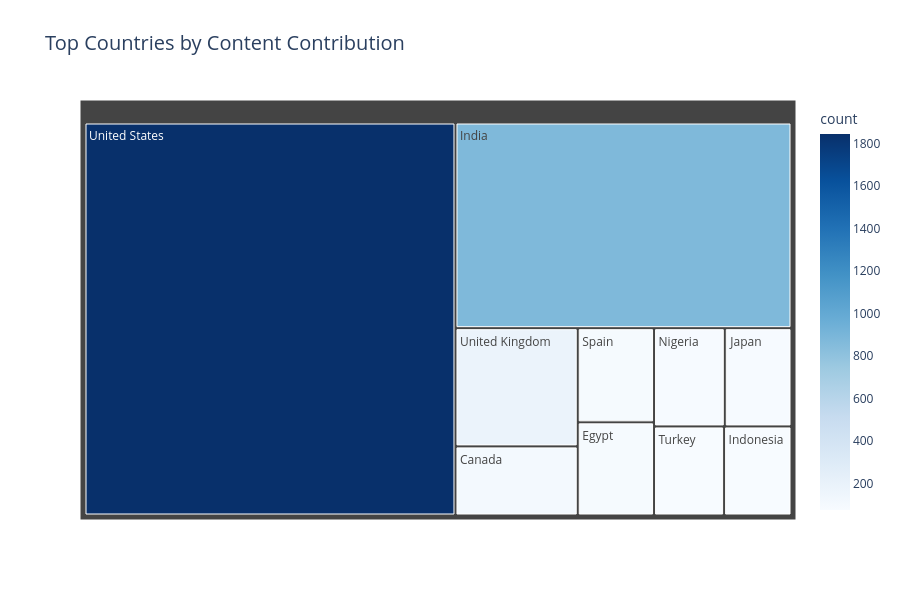

Notebook cell for this chart:
### Markdown cell above
## Insight 3: Content Contribution by top Country
The treemap shows how different countries contribute to Netflix content.

### Code cell
fig = px.treemap(
    country_counts,
    path=['country'],
    values='count',
    color='count',
    color_continuous_scale='Blues',
    title="Top Countries by Content Contribution"
)


fig.update_layout(
        height=600,
        title_font_size=20
)

fig.show()

### Figure 1 — Plotly figure (JSON) as saved in the notebook; plotly's stock layout.template omitted (floating-point values rounded to 4 significant figures)
{"data": [{"branchvalues": "total", "customdata": [[1846.0], [875.0], [183.0], [107.0], [91.0], [90.0], [88.0], [83.0], [79.0], [76.0]], "domain": {"x": [0, 1], "y": [0, 1]}, "hovertemplate": "labels=%{label}<br>count_sum=%{value}<br>parent=%{parent}<br>id=%{id}<br>count=%{color}<extra></extra>", "ids": ["United States", "India", "United Kingdom", "Canada", "Spain", "Egypt", "Nigeria", "Japan", "Turkey", "Indonesia"], "labels": ["United States", "India", "United Kingdom", "Canada", "Spain", "Egypt", "Nigeria", "Japan", "Turkey", "Indonesia"], "marker": {"coloraxis": "coloraxis", "colors": [1846.0, 875.0, 183.0, 107.0, 91.0, 90.0, 88.0, 83.0, 79.0, 76.0]}, "name": "", "parents": ["", "", "", "", "", "", "", "", "", ""], "type": "treemap", "values": [1846.0, 875.0, 183.0, 107.0, 91.0, 90.0, 88.0, 83.0, 79.0, 76.0]}], "layout": {"coloraxis": {"colorbar": {"title": {"text": "count"}}, "colorscale": [[0, "rgb(247,251,255)"], [0.125, "rgb(222,235,247)"], [0.25, "rgb(198,219,239)"], [0.375, "rgb(158,202,225)"], [0.5, "rgb(107,174,214)"], [0.625, "rgb(66,146,198)"], [0.75, "rgb(33,113,181)"], [0.875, "rgb(8,81,156)"], [1, "rgb(8,48,107)"]]}, "height": 600, "legend": {"tracegroupgap": 0}, "title": {"font": {"size": 20}, "text": "Top Countries by Content Contribution"}}}
